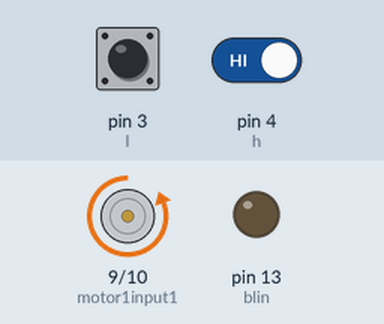
Simulated run of this sketch. Board: Arduino Uno, built with avr-gcc and run on an emulated ATmega328P. Parts: motor-driver pin pairs drawn as motors (green arrow = first pin HIGH = forward, orange = second pin HIGH = backward, longer = more drive), output pins drawn as LEDs (lit = HIGH). The test bench sets the inputs (shaded band); at power-on: pin 4 (h) HIGH, pin 3 (l) HIGH.

Above: at 1.2 s.
1.3 s: pin 4 (h) driven LOW
At 1.6 s:
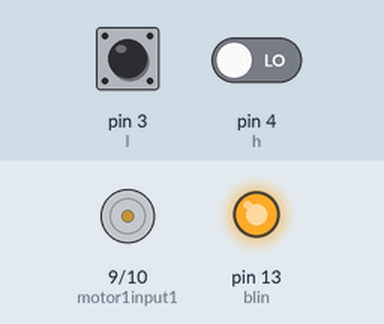
2.8 s: pin 4 (h) driven HIGH
At 3.5 s:
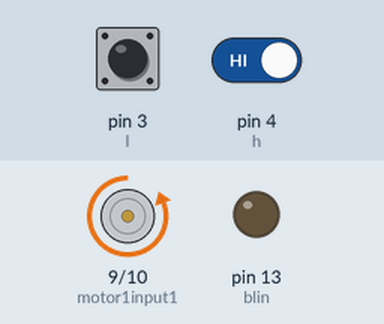
Timing chart, 0 to 5.8 s (numbered marks = the images above; inputs shaded):
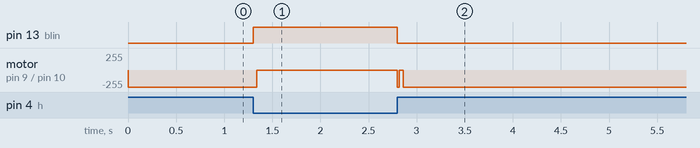

The sketch:

code.ino
```cpp
int h = 4; //high indication
int l = 3; //low indication
int up = 0;//up value
 int down = 0; //down value
 int motor1input1 = 9;
 int motor1input2 = 10;
 int blin = 13;  // led pin
 void setup() {
 pinMode(h, INPUT);
 pinMode(l, INPUT);
pinMode(motor1input1, OUTPUT);
 pinMode(motor1input2, OUTPUT);
 pinMode(blin, OUTPUT);
 digitalWrite(motor1input1,HIGH);
 digitalWrite(motor1input2,HIGH);
 }
 void loop() {
 up = digitalRead(h); //initialization
 down = digitalRead(l);
 if(down == LOW && up == LOW){
 digitalWrite(blin, HIGH);
 }
else if(down == HIGH && up == LOW){
 digitalWrite(blin, HIGH);
 }
 else {
 digitalWrite(blin, LOW);
 digitalWrite(motor1input1, LOW);
 delay(10);
 digitalWrite(motor1input1, HIGH);
 }
 }
```

Measured:
- after the input at 1.3 s, pin 13 (blin): LOW → HIGH at once; motor on pin 9 (motor1input1) / pin 10 (motor1input2): backward 255/255 → stopped at once
- after the input at 2.8 s, pin 13 (blin): HIGH → LOW at once; motor on pin 9 (motor1input1) / pin 10 (motor1input2): stopped → backward 255/255 at once
